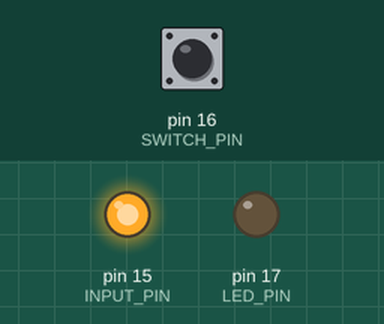
This sketch was run on a simulated Arduino Uno, built with avr-gcc and run on an emulated ATmega328P. Shown: output pins drawn as LEDs (lit = HIGH). The test bench sets the inputs (shaded band); at power-on: pin 16 (SWITCH_PIN) HIGH.

Above: at 1.2 s.
1.3 s: pin 16 (SWITCH_PIN) pulled LOW for 0.15 s
At 1.37 s:
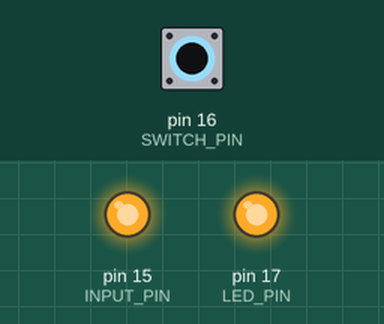
2.9 s: pin 16 (SWITCH_PIN) pulled LOW for 3.2 s
At 7.5 s:
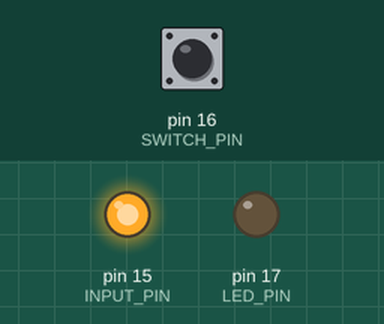
Timing chart, 0 to 9.0 s (numbered marks = the images above; inputs shaded):
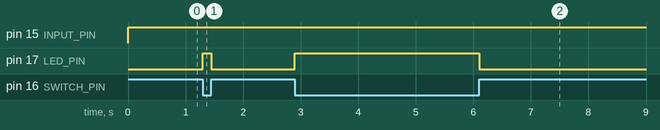

Measured:
- after the input at 1.3 s, pin 17 (LED_PIN): LOW → HIGH at once, → LOW 0.15 s later
- after the input at 2.9 s, pin 17 (LED_PIN): LOW → HIGH at once, → LOW 3.2 s later

The sketch:

SWITCH_LED.ino
```cpp
#define SWITCH_PIN 16

#define LED_PIN 17

#define INPUT_PIN 15

void setup() {

pinMode (SWITCH_PIN, INPUT_PULLUP);
pinMode (LED_PIN, OUTPUT);
pinMode (INPUT_PIN, OUTPUT);
}

void loop(){

digitalWrite(INPUT_PIN, HIGH);

int i = digitalRead(SWITCH_PIN);

digitalWrite(LED_PIN, 1-i);

}
```
